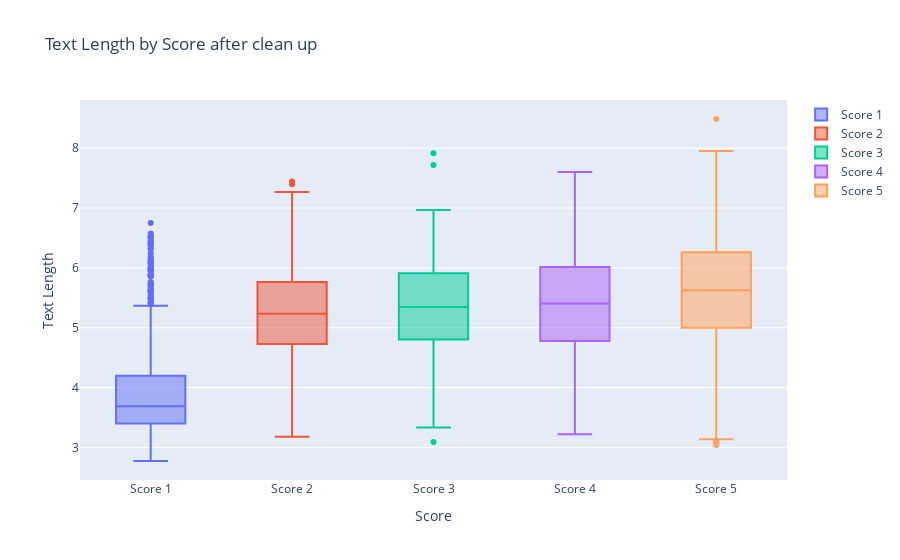

The notebook cell this image was saved under:
### Code cell
fig = go.Figure()

fig.update_layout(
    title='Text Length by Score after clean up',
    xaxis=dict(title='Score'),
    yaxis=dict(title='Text Length'),
    height=600,
)

for score in range(1, 6):
    _df = df[df.score == score]
    fig.add_trace(
        go.Box(
            y = _df['log_text_len'],
            name=f'Score {score}',
        )
    )
fig.show()

### Figure 1 — Plotly figure (JSON) as saved in the notebook; plotly's stock layout.template omitted (floating-point values rounded to 4 significant figures; data arrays with more than 128 entries replaced by an {"elided": "..."} marker saying what was removed)
{"data": [{"name": "Score 1", "type": "box", "y": {"elided": "864 float values"}}, {"name": "Score 2", "type": "box", "y": {"elided": "717 float values"}}, {"name": "Score 3", "type": "box", "y": {"elided": "451 float values"}}, {"name": "Score 4", "type": "box", "y": {"elided": "694 float values"}}, {"name": "Score 5", "type": "box", "y": {"elided": "2326 float values"}}], "layout": {"autosize": true, "title": {"text": "Text Length by Score after clean up"}, "xaxis": {"autorange": true, "range": [-0.5, 4.5], "title": {"text": "Score"}, "type": "category"}, "yaxis": {"autorange": true, "range": [2.455, 8.805], "title": {"text": "Text Length"}, "type": "linear"}}}
